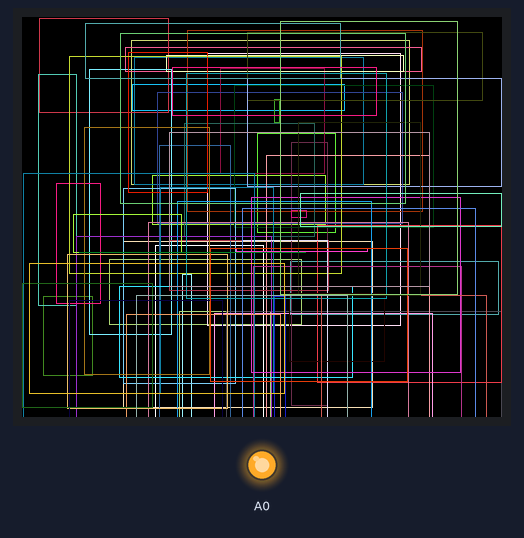
Bench run of a sketch on a simulated Arduino Uno, built with avr-gcc and run on an emulated ATmega328P. Shown: 480×400 colour display, output pins drawn as LEDs (lit = HIGH). Wiring (inferred from the names in the program): ILI9341-type TFT: RS A2; E A1; data pin 8, pin 9, pin 2, pin 3, pin 4, pin 5, pin 6, pin 7. Random numbers use the default seed unless the sketch sets one; pins used as bus, display or sensor lines are not drawn.

Above: at 17.1 s.
At 23.0 s:
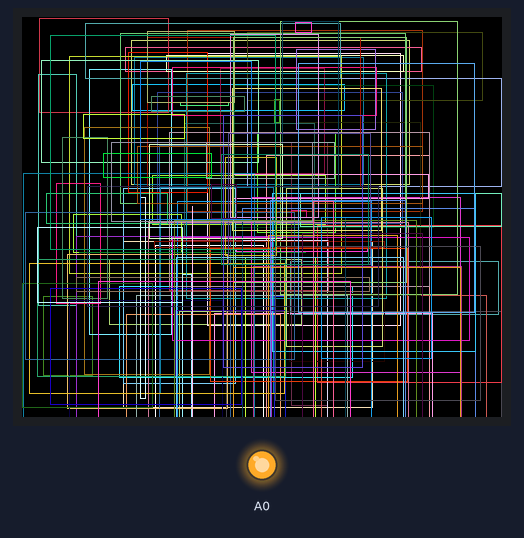
At 28.7 s:
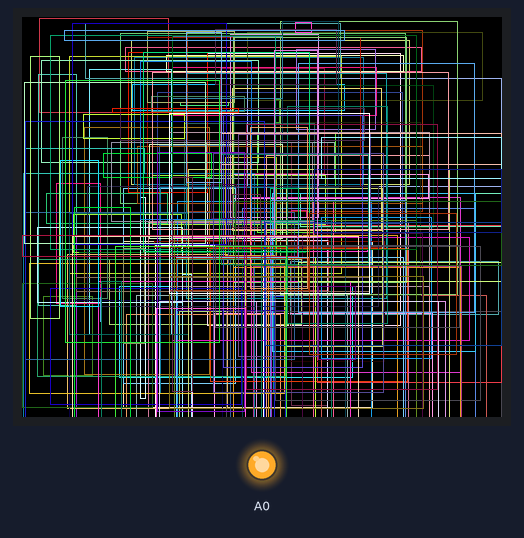
At 30.0 s:
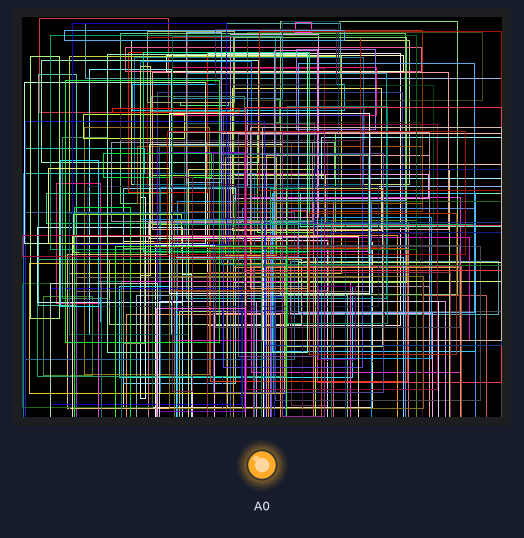

Measured:
- what the display in image 0 shows lasts 5.9 s, from 17.0 s to 22.9 s
- what the display in image 1 shows lasts 5.7 s, from 22.9 s to 28.6 s
- what the display in image 2 shows lasts 1.3 s, from 28.6 s to 29.9 s

The sketch:

tfttest.ino
```cpp
//   ic:ili9327
#define LCD_RD   A0
#define LCD_WR   A1
#define LCD_RS   A2
#define LCD_CS   A3
#define LCD_REST A4

void Lcd_Writ_Bus(char VH)
{
 unsigned char i,temp,data;
 data=VH;
 for(i=8;i<=9;i++)
 {
   temp=(data&0x01);
   if(temp)
     digitalWrite(i,HIGH);
   else
     digitalWrite(i,LOW);
   data=data>>1;
 }
 for(i=2;i<=7;i++)
 {
   temp=(data&0x01);
   if(temp)
     digitalWrite(i,HIGH);
   else
     digitalWrite(i,LOW);
   data=data>>1;
 }

 digitalWrite(LCD_WR,LOW);
 digitalWrite(LCD_WR,HIGH);
}


void Lcd_Write_Com(char VH)
{
 digitalWrite(LCD_RS,LOW);
 Lcd_Writ_Bus(VH);
}

void Lcd_Write_Data(char VH)
{
 digitalWrite(LCD_RS,HIGH);
 Lcd_Writ_Bus(VH);
}

void Lcd_Write_Com_Data(int com,int dat)
{
 Lcd_Write_Com(com);
 Lcd_Write_Data(dat);
}

void Address_set(unsigned int x1,unsigned int y1,unsigned int x2,unsigned int y2)
{
 Lcd_Write_Com(0x2a); // Set_column_address 4 parameters
 Lcd_Write_Data(x1>>8);
 Lcd_Write_Data(x1);
 Lcd_Write_Data(x2>>8);
 Lcd_Write_Data(x2);

 Lcd_Write_Com(0x2b); // Set_page_address 4 parameters
 Lcd_Write_Data(y1>>8);
 Lcd_Write_Data(y1);
 Lcd_Write_Data(y2>>8);
 Lcd_Write_Data(y2);

 Lcd_Write_Com(0x2c); // Write_memory_start
}

void Lcd_Init(void)
{
 digitalWrite(LCD_REST,HIGH);
 delay(5);
 digitalWrite(LCD_REST,LOW);
 delay(15);
 digitalWrite(LCD_REST,HIGH);
 delay(15);

 digitalWrite(LCD_CS,HIGH);
 digitalWrite(LCD_WR,HIGH);
 digitalWrite(LCD_CS,LOW);  //CS

 Lcd_Write_Com(0xE9);
 Lcd_Write_Data(0x20);

 Lcd_Write_Com(0x11); //Exit Sleep
 delay(100);

 Lcd_Write_Com(0xD1);
 Lcd_Write_Data(0x00);
 Lcd_Write_Data(0x71);
 Lcd_Write_Data(0x19);

 Lcd_Write_Com(0xD0);
 Lcd_Write_Data(0x07);
 Lcd_Write_Data(0x01);
 Lcd_Write_Data(0x08);

 Lcd_Write_Com(0x36);
 Lcd_Write_Data(0x48);

 Lcd_Write_Com(0x3A);
 Lcd_Write_Data(0x05);

 Lcd_Write_Com(0xC1);
 Lcd_Write_Data(0x10);
 Lcd_Write_Data(0x10);
 Lcd_Write_Data(0x02);
 Lcd_Write_Data(0x02);

 Lcd_Write_Com(0xC0); //Set Default Gamma
 Lcd_Write_Data(0x00);
 Lcd_Write_Data(0x35);
 Lcd_Write_Data(0x00);
 Lcd_Write_Data(0x00);
 Lcd_Write_Data(0x01);
 Lcd_Write_Data(0x02);

 Lcd_Write_Com(0xC5); //Set frame rate
 Lcd_Write_Data(0x04);

 Lcd_Write_Com(0xD2); //power setting
 Lcd_Write_Data(0x01);
 Lcd_Write_Data(0x44);

 Lcd_Write_Com(0xC8); //Set Gamma
 Lcd_Write_Data(0x04);
 Lcd_Write_Data(0x67);
 Lcd_Write_Data(0x35);
 Lcd_Write_Data(0x04);
 Lcd_Write_Data(0x08);
 Lcd_Write_Data(0x06);
 Lcd_Write_Data(0x24);
 Lcd_Write_Data(0x01);
 Lcd_Write_Data(0x37);
 Lcd_Write_Data(0x40);
 Lcd_Write_Data(0x03);
 Lcd_Write_Data(0x10);
 Lcd_Write_Data(0x08);
 Lcd_Write_Data(0x80);
 Lcd_Write_Data(0x00);

 Lcd_Write_Com(0x2A);
 Lcd_Write_Data(0x00);
 Lcd_Write_Data(0x00);
 Lcd_Write_Data(0x00);
 Lcd_Write_Data(0xeF);

 Lcd_Write_Com(0x2B);
 Lcd_Write_Data(0x00);
 Lcd_Write_Data(0x00);
 Lcd_Write_Data(0x01);
 Lcd_Write_Data(0x3F);
 Lcd_Write_Data(0x8F); // on internet

 Lcd_Write_Com(0x29); //display on

 Lcd_Write_Com(0x2C); //display on

 digitalWrite(LCD_CS,HIGH);
}

void H_line(unsigned int x, unsigned int y, unsigned int l, unsigned int c)
{
 unsigned int i,j;
 Lcd_Write_Com(0x02c); //write_memory_start
 digitalWrite(LCD_RS,HIGH);
 digitalWrite(LCD_CS,LOW);
 l=l+x;
 Address_set(x,y,l,y);
 j=l*2;
 for(i=1;i<=j;i++)
 {
   Lcd_Write_Data(c);
 }
 digitalWrite(LCD_CS,HIGH);
}

void V_line(unsigned int x, unsigned int y, unsigned int l, unsigned int c)
{
 unsigned int i,j;
 Lcd_Write_Com(0x02c); //write_memory_start
 digitalWrite(LCD_RS,HIGH);
 digitalWrite(LCD_CS,LOW);
 l=l+y;
 Address_set(x,y,x,l);
 j=l*2;
 for(i=1;i<=j;i++)
 {
   Lcd_Write_Data(c);
 }
 digitalWrite(LCD_CS,HIGH);
}

void Rect(unsigned int x,unsigned int y,unsigned int w,unsigned int h,unsigned int c)
{
 H_line(x  , y  , w, c);
 H_line(x  , y+h, w, c);
 V_line(x  , y  , h, c);
 V_line(x+w, y  , h, c);
}

void Rectf(unsigned int x,unsigned int y,unsigned int w,unsigned int h,unsigned int c)
{
 unsigned int i;
 for(i=0;i<h;i++)
 {
   H_line(x  , y  , w, c);
   H_line(x  , y+i, w, c);
 }
}

void LCD_Clear(unsigned int j)
{
 unsigned int i,m;
 Lcd_Write_Com(0x02c); //write_memory_start
 digitalWrite(LCD_RS,HIGH);
 digitalWrite(LCD_CS,LOW);
 Address_set(0,0,479,399);

 for(i=0;i<480;i++)
   for(m=0;m<400;m++)
   {
     Lcd_Write_Data(j);
   }
 digitalWrite(LCD_CS,HIGH);
}

void setup()
{
 for(int p=2;p<10;p++)
 {
   pinMode(p,OUTPUT);
 }
 pinMode(A0,OUTPUT);
 pinMode(A1,OUTPUT);
 pinMode(A2,OUTPUT);
 pinMode(A3,OUTPUT);
 pinMode(A4,OUTPUT);
 digitalWrite(A0, HIGH);
 digitalWrite(A1, HIGH);
 digitalWrite(A2, HIGH);
 digitalWrite(A3, HIGH);
 digitalWrite(A4, HIGH);
 Lcd_Init();
 LCD_Clear(0x00);
}

void loop()
{

 for(int i=0;i<1000;i++)
 {
   Rect(random(300),random(300),random(300),random(300),random(65535)); // rectangle at x, y, with, hight, color
 }
 LCD_Clear(0x00);
}
```
